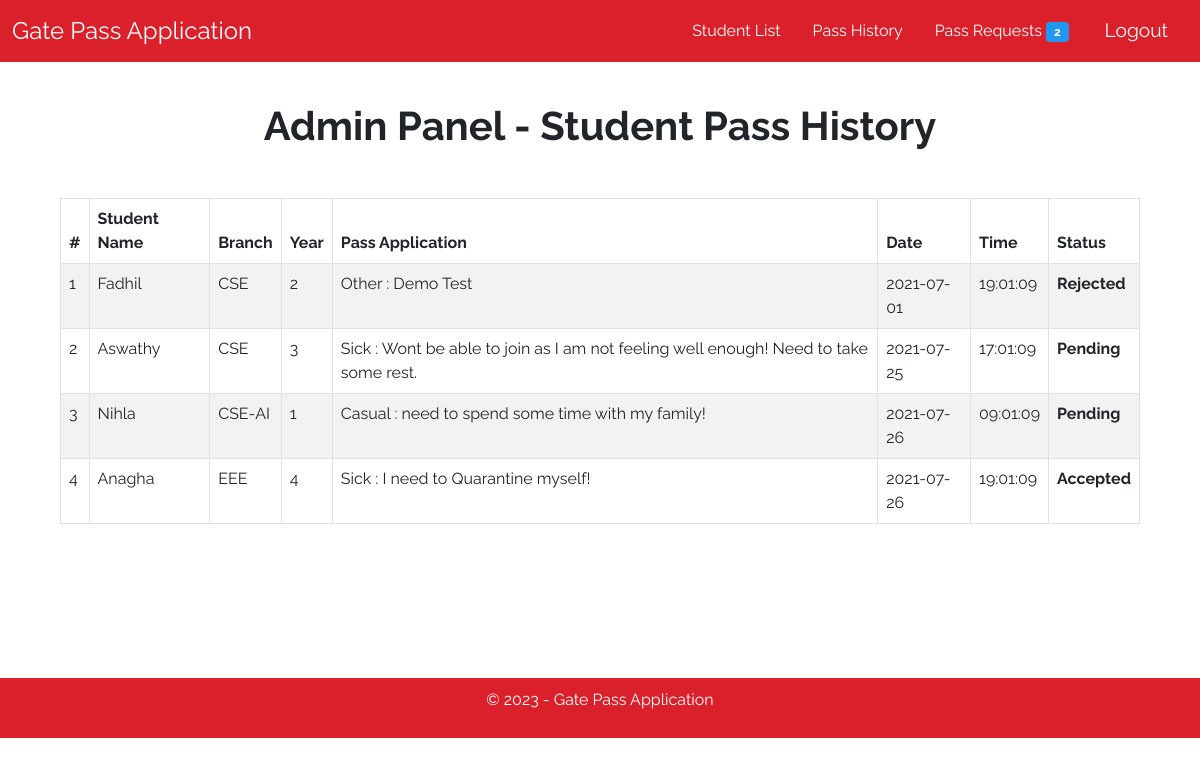
The page /leave_history.php (signed in) on the database its author committed.
### tables this page shows
CREATE TABLE `users` (
  `id` int(11) NOT NULL,
  `fullname` varchar(255) NOT NULL,
  `name` varchar(255) NOT NULL,
  `password` varchar(255) NOT NULL,
  `type` varchar(150) NOT NULL,
  `email` varchar(255) NOT NULL,
  `gender` varchar(150) NOT NULL,
  `department` varchar(255) NOT NULL,
  `year` varchar(20) NOT NULL,
  `phone` varchar(150) NOT NULL,
  `gnmail` varchar(150) NOT NULL
);

CREATE TABLE `leaves` (
  `id` int(11) NOT NULL,
  `eid` int(11) NOT NULL COMMENT 'Employee ID',
  `ename` varchar(255) NOT NULL COMMENT 'Employee''s Username',
  `descr` varchar(255) NOT NULL COMMENT 'Leave Reason',
  `fromdate` date NOT NULL,
  `exittime` time(0) NOT NULL,
  `status` varchar(255) NOT NULL
);

### leave_history.php (the view, shortened to what this page needs)
<?php
require_once("DBConnection.php");
if(!isset($_SESSION["sess_user"])){
  header("Location: index.php");
}
else{
?>
<!DOCTYPE html>
<html lang="en">
<head>
<link href="https://cdn.jsdelivr.net/npm/bootstrap@5.0.0-beta2/dist/css/bootstrap.min.css" rel="stylesheet"
>
    <link rel="stylesheet" href="css/style.css">
</head>
<body>
    <nav class="navbar header-nav navbar-expand-lg navbar-light bg-light">
        <div class="container-fluid">
            <a class="navbar-brand" href="admin.php">Gate Pass Application</a>
            <ul class="nav justify-content-end">
            <li class="nav-item">
                <a class="nav-link" href="registeredstudents.php" style="color:white;">Student List</a>
            </li>
            <li class="nav-item">
                <a class="nav-link" href="leave_history.php" style="color:white;">Pass History</a>
            </li>
            <li class="nav-item">
            <a class="nav-link" href="admin.php" style="color:white;">Pass Requests <span class="badge badge-pill" style="background-color:#2196f3;"><?php include('count_req.php');?></span></a>
            </li>
            <li class="nav-item">
            <button id="logout" onclick="window.location.href='logout.php';">Logout</button> </div>
    </nav>
    <h1>Admin Panel - Student Pass History</h1>
    <div class="mycontainer">
    <div class="table-responsive">
    <table class="table table-bordered table-hover table-striped">
        <thead>
            <tr>
                <th>#</th>
                <th>Student Name</th>
                <th>Branch</th>
                <th>Year</th>
                <th>Pass Application</th>
                <th>Date</th>
                <th>Time</th>
                <th>Status</th>
            </tr>
        </thead>
        <tbody>
            <?php
            $leaves = mysqli_query($conn,"SELECT l.ename,u.department,u.year,l.descr,l.fromdate,l.exittime,l.status FROM `users` u inner join `leaves` l on u.id = l.eid");
            if ($leaves) {
                $numrow = mysqli_num_rows($leaves);
                if ($numrow != 0) {
                    $cnt = 1;
                    while (($row1 = mysqli_fetch_array($leaves))) {
                        echo "<tr>
                            <td>$cnt</td>
                            <td>{$row1['ename']}</td>
                            <td>{$row1['department']}</td>
                            <td>{$row1['year']}</td>
                            <td>{$row1['descr']}</td>
                            <td>{$row1['fromdate']}</td>
                            <td>{$row1['exittime']}</td>
                            <td><b>{$row1['status']}</b></td>
                        </tr>";
                        $cnt++;
                    }
                }
            }
            ?>
        </tbody>
    </table>
</div>
    </div>
    <footer class="footer navbar navbar-expand-lg navbar-light bg-light" style="color:white;">
    <div>
    <p class="text-center">&copy; <?php echo date("Y"); ?> - Gate Pass Application</p>
    </div>
    </footer>
</body>
</html>
<?php
}
?>

### count_req.php (shortened to what this page needs)
<?php
require_once("DBConnection.php");
$sql = "SELECT * FROM leaves WHERE status != 'Accepted' and status != 'Rejected'";
                $query = $conn->query($sql);
                echo "$query->num_rows";
?>

### css/style.css (style rules this page uses)
* { margin: 0px; box-sizing: border-box; font-family: 'Raleway', sans-serif; }
body { max-width: 100vw; overflow-x: hidden; height: 100vh; }
.header-nav { position: sticky; top: 0; z-index: 999; background-color: #da202a !important; }
.navbar-brand { font-size: 1.5em; color: white !important; font-weight: 400; }
#register, #logout { float: right; padding: 5px; text-decoration: none; color: white; font-size: 1.2em; margin: auto 15px; font-weight: 400; width: max-content; }
#logout { outline: none; border:none; background-color: #da202a; color: white; border-radius: 8px; }
.footer { width: 100%; display: flex; align-items: center; justify-content: center; width: 100%; padding: 10px; bottom: 0; background-color: #da202a !important; color:white; bottom: 0px; }
.footer > div { width: 100%; display: flex; align-items: center; justify-content: center; }

### leave_history.php (style rules this page uses)
* { font-family: 'Raleway', sans-serif; }
h1 { text-align: center; font-size: 2.5em; font-weight: bold; padding-top: 1em; }
.mycontainer { width: 90%; margin: 1.5rem auto; min-height: 60vh; }
.mycontainer table { margin: 1.5rem auto; }

### rows shown on the page
users: leaves.ename "Fadhil", department "CSE", year "2", leaves.descr "Other : Demo Test", leaves.fromdate "2021-07-01", leaves.exittime "19:01:09", leaves.status "Rejected"
users: leaves.ename "Aswathy", department "CSE", year "3", leaves.descr "Sick : Wont be able to join as I am not feeling well enough! Need to take some rest.", leaves.fromdate "2021-07-25", leaves.exittime "17:01:09", leaves.status "Pending"
users: leaves.ename "Nihla", department "CSE-AI", year "1", leaves.descr "Casual : need to spend some time with my family!", leaves.fromdate "2021-07-26", leaves.exittime "09:01:09", leaves.status "Pending"
users: leaves.ename "Anagha", department "EEE", year "4", leaves.descr "Sick : I need to Quarantine myself!", leaves.fromdate "2021-07-26", leaves.exittime "19:01:09", leaves.status "Accepted"

### other values the page prints
$query->num_rows "2"
